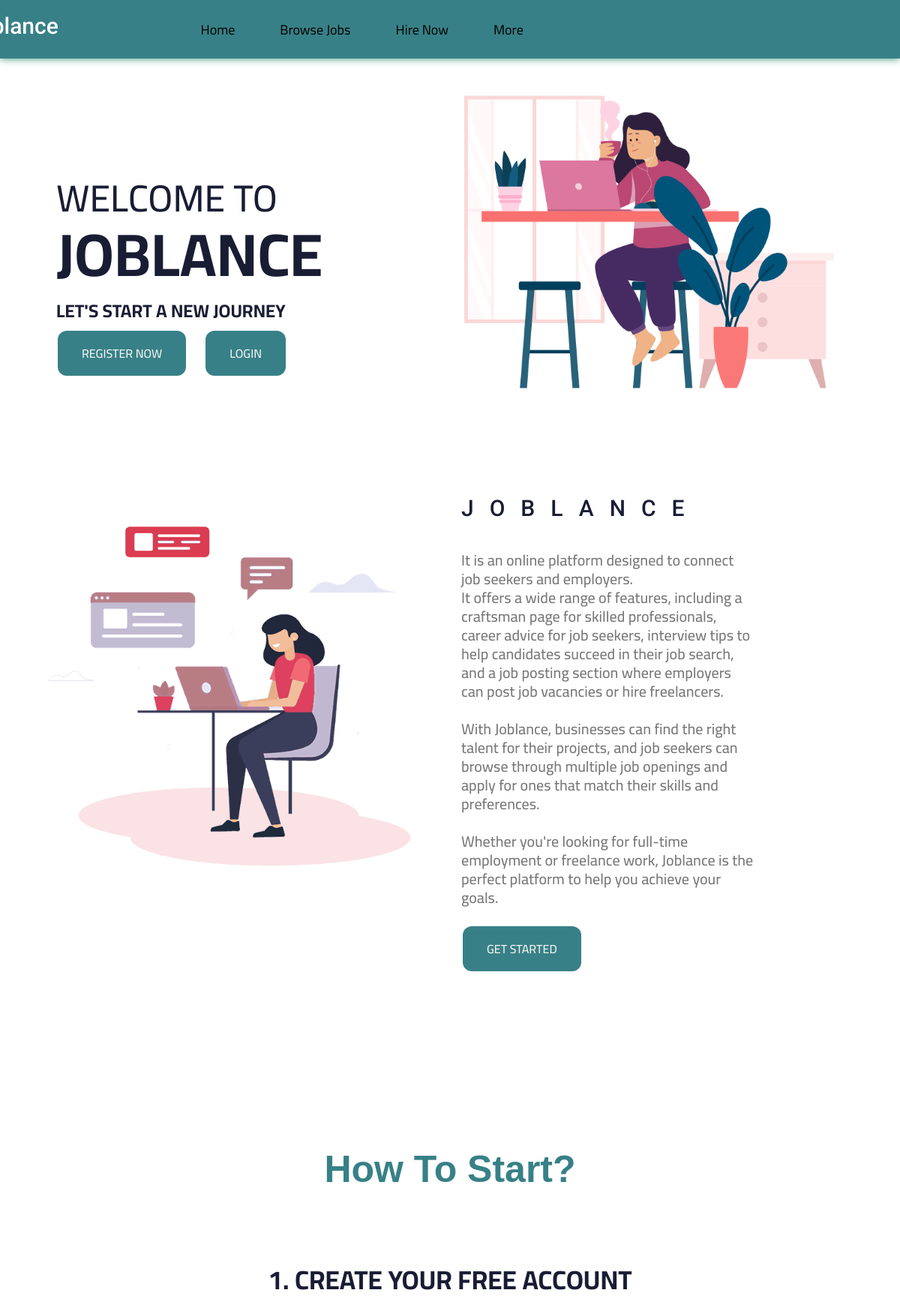
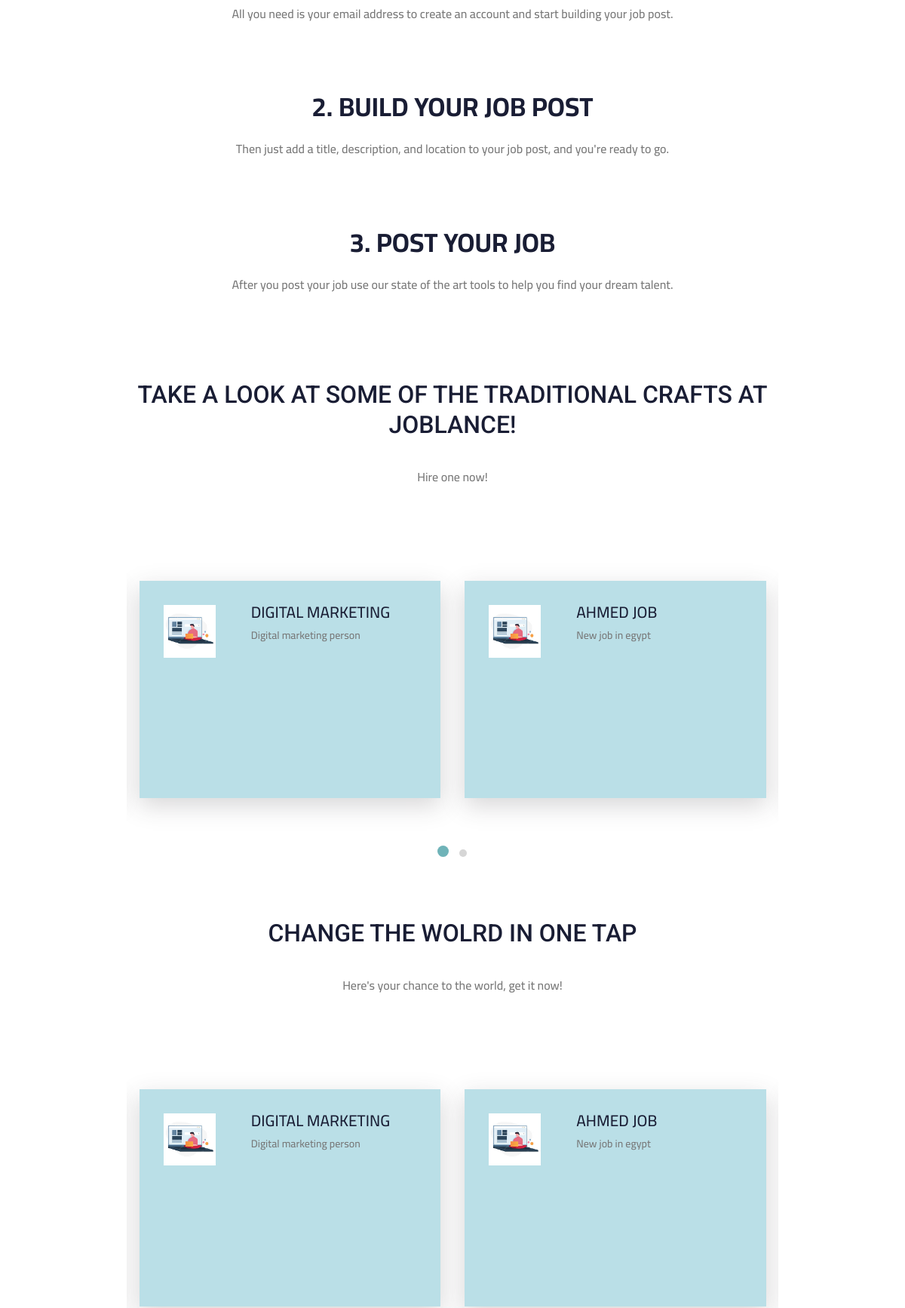
The page / (upper part) on the database its author committed (2 pictures, top to bottom).
### job/models.py (models this page shows, shortened)
class Job(models.Model):
    owner = models.ForeignKey(
        User, related_name='job_owner', on_delete=models.CASCADE)
    title = models.CharField(max_length=100)
    job_type = models.CharField(max_length=15, choices=JOB_TYPE)
    description = models.TextField(max_length=10000)
    published_at = models.DateTimeField(auto_now=True)
    vacancy = models.IntegerField(default=1)
    salary = models.IntegerField(default=0)
    experience = models.IntegerField(default=0)
    category = models.ForeignKey('Category', on_delete=models.CASCADE)
    country = models.CharField(max_length=15, choices=CURRENT_COUNTRY)
    city = models.CharField(max_length=15, choices=CURRENT_CITY)
    slug = models.SlugField(blank=True, null=True)
    class Meta:
        ordering = ['-id']

### pages/views.py (the view)
# urls.py: path('', views.index, name='index'),
def index(request):
    jobs_list = Job.objects.all()[:6]
    context = {'jobs': jobs_list,
               }
    return render(request, 'pages/index.html', context)

### pages/templates/pages/index.html (shortened to what this page needs)
{% load static %}
<!doctype html>
<html class="no-js" lang="zxx">
<head>
    <link rel="stylesheet" href="{% static 'css/bootstrap.css'%}" />
    <link rel="stylesheet" href="{% static 'css/all.min.css'%}" />
    <link rel="stylesheet" href="{% static 'vendor/Magnific-Popup/dist/magnific-popup.css'%}" />
    <link rel="stylesheet" href="{% static 'vendor/owl-carousel/css/owl.carousel.min.css'%}" />
    <link rel="stylesheet" href="{% static 'vendor/owl-carousel/css/owl.theme.default.min.css'%}" />
    <link href="https://cdn.rawgit.com/michalsnik/aos/2.1.1/dist/aos.css" rel="stylesheet" />
    <link rel="stylesheet" href="{% static 'css/alaastyle.css'%}" />
    <link rel="stylesheet" href="{% static 'css/responsive.css'%}" />
    <link rel="stylesheet" href="{% static 'css/style.css'%}">
    <link rel="stylesheet" href="{% static 'css/normalize.css' %}">
    <link rel="stylesheet" href="{% static 'css/morsy.css' %}">
    <link rel="stylesheet" href="{% static 'css/morsy.min.css' %}">
</head>
<body>
    <Header>
        <div class="container">
            <a href="{% url 'pages:index' %}" class="logo">
                <h2 style="color: #fff;">Joblance</h2>
            </a>
            <ul class="links">
                <li><a href="{% url 'pages:home' %}">Home</a></li>
                <li><a href="{% url 'jobs:job_list' %}">Browse Jobs</a></li>
                <li><a href="{% url 'profiles:others' %}">Hire Now</a></li>
                <li>
                    <a href="#" class="io">More</a>
                </li>
            </ul>
        </div>
    </Header>
    <br>
    <br>
    <main class="site-main">
        <section class="site-banner" data-aos="fade-up" data-aos-duration="500">
            <div class="container">
                <div class="row">
                    <div class="col-lg-6 col-md-12 site-title">
                        <h3 class="title-text">WELCOME TO</h3>
                        <h1 class="title-text text-uppercase">Joblance</h1>
                        <h4 class="title-text text-uppercase">Let's start a new journey</h4>
                        <div class="site-buttons">
                            <div class="d-flex flex-row flex-wrap">
                                {% if request.user.is_authenticated %}
                                <a href="{% url 'jobs:job_list' %}"><button type="button"
                                        class="btn button primary-button mr-4 text-uppercase">Browse new
                                        jobs</button></a>
                                <a href="{% url 'jobs:add_job' %}"><button type="button"
                                        class="btn button secondary-button text-uppercase"> Post a job </button></a>
                                {% else %}
                                <a href="{% url 'registration:signup' %}"><button type="button"
                                        class="btn button primary-button mr-4 text-uppercase">Register Now</button></a>
                                <a href="{% url 'registration:signin' %}"><button type="button"
                                        class="btn button secondary-button text-uppercase"> Login </button></a>
                                {% endif %}
                            </div>
                        </div>
                    </div>
                    <br>
                    <br>
                    <div class="col-lg-6 col-md-12">
                        <img class="img-fluid" src="{% static 'img/banner/banner.png' %}" class="banner-image"
                            alt="banner-img" />
                    </div>
                </div>
            </div>
        </section>
        <br><br>
        <section id="About" class="about" data-aos="fade-down" data-aos-offset="500" data-aos-easing="ease-in-sine">
            <div class="container-fluid">
                <div class="row">
                    <div class="col-lg-6 col-md-12">
                        <div class="about-image">
                            <img src="{% static 'img/about.png' %}" alt="about" class="img-fluid" />
                        </div>
                    </div>
                    <div class="col-lg-6 col-md-12 about-title">
                        <h2 class="text-uppercase pt-5">
                            <span>joblance</span>
                        </h2>
                        <div class="paragraph py-4 w-75 ">
                            <p class="para font-roboto">
                                It is an online platform designed to connect job seekers and employers. <br>
                                It offers a wide range of features, including a craftsman page for skilled
                                professionals,
                                career advice for job seekers, interview tips to help candidates succeed in their job
                                search,
                                and a job posting section where employers can post job vacancies or hire freelancers.
                                <br><br>
                                With Joblance, businesses can find the right talent for their projects, and job seekers
                                can
                                browse through multiple job openings and apply for ones that match their skills and
                                preferences.
                                <br><br>
                                Whether you're looking for full-time employment or freelance work, Joblance is the
                                perfect platform
                                to help you achieve your goals.
                            </p>
                        </div>
                        {% if request.user.is_authenticated %}
                        <a href="{% url 'profiles:others' %}"><button type="button"
                                class="btn button primary-button text-uppercase"> Hire Now </button></a>
                        {% else %}
                        <a href="{% url 'registration:signup' %}"><button type="button"
                                class="btn button primary-button text-uppercase"> Get Started </button></a>
                        {% endif %}
                    </div>
                </div>
            </div>
        </section>
        <section class="highlights-area" data-aos="fade-down" data-aos-easing="linear" data-aos-duration="1500">
            <div class="container">
                <div class="row">
                    <div class="col-lg-12 text-center highlights-title">
                        <h1><strong>How To Start?</strong> </h1> <br><br>
                        <h2 class="text-uppercase title-text  ">1. Create your free account</h2>
                        <p class="para font-roboto">
                            All you need is your email address to create an account and start building your job post.
                        </p>
                    </div>
                    <div class="col-lg-12 text-center highlights-title">
                        <h2 class="text-uppercase title-text  ">2. Build your job post</h2>
                        <p class="para font-roboto">
                            Then just add a title, description, and location to your job post, and you're ready to go.
                        </p>
                    </div>
                    <div class="col-lg-12 text-center highlights-title">
                        <h2 class="text-uppercase title-text  ">3. Post your job </h2>
                        <p class="para font-roboto">
                            After you post your job use our state of the art tools to help you find your dream talent.
                        </p>
                    </div>
                </div>
                <br><br>
                <section class="they-say" data-aos="fade-up" data-aos-offset="500" data-aos-easing="ease-in-sine">
            <div class="container">
                <div class="row text-center">
                    <div class="col-12">
                        <div class="they-say-title">
                            <h1 class="text-uppercase title-h1">Take a look at some of the traditional crafts at Joblance!</h1>
                            <p class="para"> Hire one now! </p>
                        </div>
                    </div>
                </div>
            </div>
            <div class="container carousel py-lg-5">
                <div class="owl-carousel owl-theme">
                    {% for job in jobs %}
                    <div class="person row">
                        <div class="col-lg-4 col-md-12 person-img">
                            <img src="{% static 'img/testimonials/t15.jpg' %}" alt="img1" />
                        </div>
                        <div class="col-lg-8 col-md-12 person-say">
                            <h4 class="text-uppercase">{{job.title}}</h4>
                            <p class="para">
                                {{job.description}}
                            </p>
                        </div>
                    </div>
                    {% endfor %}
                </div>
            </div>
        </section>
        <section class="they-say" data-aos="fade-up" data-aos-offset="500" data-aos-easing="ease-in-sine">
            <div class="container">
                <div class="row text-center">
                    <div class="col-12">
                        <div class="they-say-title">
                            <h1 class="text-uppercase title-h1">Change the wolrd in one tap</h1>
                            <p class="para">
                                Here's your chance to the world, get it now!</p>
                        </div>
                    </div>
                </div>
            </div>
            <div class="container carousel py-lg-5">
                <div class="owl-carousel owl-theme">
                    {% for job in jobs %}
                    <div class="person row">
                        <div class="col-lg-4 col-md-12 person-img">
                            <img src="{% static 'img/testimonials/t15.jpg' %}" alt="img1" />
                        </div>
                        <div class="col-lg-8 col-md-12 person-say">
                            <h4 class="text-uppercase">{{job.title}}</h4>
                            <p class="para">
                                {{job.description}}
                            </p>
                        </div>
                    </div>
                    {% endfor %}
                </div>
            </div>
        </section>
    </main>
</body>
</html>

### static/css/alaastyle.css (style rules this page uses)
.site-main .site-banner .site-title h3 { padding-top: 20%; font-weight: 500; }
.site-main .site-banner .site-title h1 { font-size: 5rem; margin-top: -5px; }
.site-main .site-banner .site-title h4 { font-size: 1.5rem; margin-top: -50px; }
.site-main .about { padding: 8rem 5rem; }
.site-main .about img { margin-top: 50px; }
.site-main .about .about-title h2>span { display: block; font: normal bold 49px/60px var(--roboto); letter-spacing: 21px; }
.site-main .about .about-title .paragraph>p { padding: 0.4rem 0; font-size: 20px; }
.site-main .highlights-area { padding: 7rem 2rem; }
.site-main .highlights-area .highlights-title h1 { font-size: 50px; color: #388087; font-family:'Gill Sans', 'Gill Sans MT', Calibri, 'Trebuchet MS', sans-serif; }
.site-main .highlights-area .highlights-title h2 { font-size: 35px; }
.site-main .they-say .they-say-title p { padding: 1rem 7rem; }
.site-main .they-say .person { background: #BADFE7; box-shadow: var(--box-shadow); margin: 3rem 1rem; height: 18rem; }
.site-main .they-say .person .person-img { padding: 2rem; }
.site-main .they-say .person .person-say { padding-top: 2rem; }
.site-main .they-say .person .person-say h4 { font-style: normal; font-weight: 500; font-family: var(--roboto); font-size: 21px; line-height: 20px; }
.site-main .they-say .person .person-say p { font-size: 14px; }

### static/css/responsive.css (style rules this page uses)
@media only screen and (max-width: 1910px) { .container { max-width: 90%; } }
@media only screen and (max-width: 1910px) { .site-main .highlights-area .highlights-title, .site-main .about { padding: 3% 4%; } }

### static/css/morsy.css (style rules this page uses)
:root { --main-color: #388087; --main-color-alt: #BADFE7; --main-transition: 0.3s ; --padding-top-section : 100px ; --padding-bottom-section: 100px; --section-background: #1fb38e; }
* { -webkit-box-sizing: border-box; -moz-box-sizing: border-box; box-sizing: border-box; }
html { scroll-behavior: smooth; }
body { font-family: 'Cairo', sans-serif; }
a { text-decoration: none; }
ul { list-style: none; list-style: none; margin: 0; padding: 0; }
.container { padding-left: 15px; padding-right: 15px; margin-left: auto; margin-right: auto; }
@media (min-width: 768px) { .container { width: 750px; } }
@media (min-width: 992px) { .container { width: 970px; } }
@media (min-width: 1200px) { .container { width: 1170px; } }
header { position: relative; box-shadow: 0 0 10px #2c8c6a; background-color: #388087; }
header .container { display: flex; justify-content: space-between; align-items: center; position: relative; }
header .links { display: flex; }
header .logo { margin: 0px 25px 0px -120px; color: var(--main-color); font-size: 26px; font-weight: bold; height: 78.4px; display: flex; justify-content: center; align-items: center; }
header .links > li > a { width: max-content; position: relative; color: black; font-size: 18px; display: flex; justify-content: center; align-items: center; padding: 0 30px; height: 78.4px; transition: var(--main-transition); -webkit-transition: var(--main-transition); -moz-transition: var(--main-transition); -ms-transition: var(--main-transition); -o-transition: var(--main-transition); overflow: hidden; }
header .links > li > a::before { content: ""; position: absolute; background-color: var(--main-color); width: 100%; height: 4px; top: 0; left: -100%; transition: var(--main-transition); -webkit-transition: var(--main-transition); -moz-transition: var(--main-transition); -ms-transition: var(--main-transition); -o-transition: var(--main-transition); }
.testimonials .box:hover .job , p { color: white; }

### static/css/partials/variables.css (style rules this page uses)
html, body { margin: 0; box-sizing: border-box; width: 100%; height: 100%; }
:root { --primary-color: #388087; --primary-color2: #6FB3B8; --title-color: #000000; --text-color: #777777; --border-color: #6FB3B8; --gradient-color: linear-gradient(90deg, #797979, #cecece 100%); --shadow-color: 0px 10px 30px rgba(78, 78, 78, 0.3); --box-shadow: 0px 10px 30px rgba(57, 56, 61, 0.205); --roboto: 'Roboto'cursive; }

### rows shown on the page
Job: title "DIGITAL MARKETING", description "Digital marketing person"
Job: title "AHMED JOB", description "New job in egypt"
